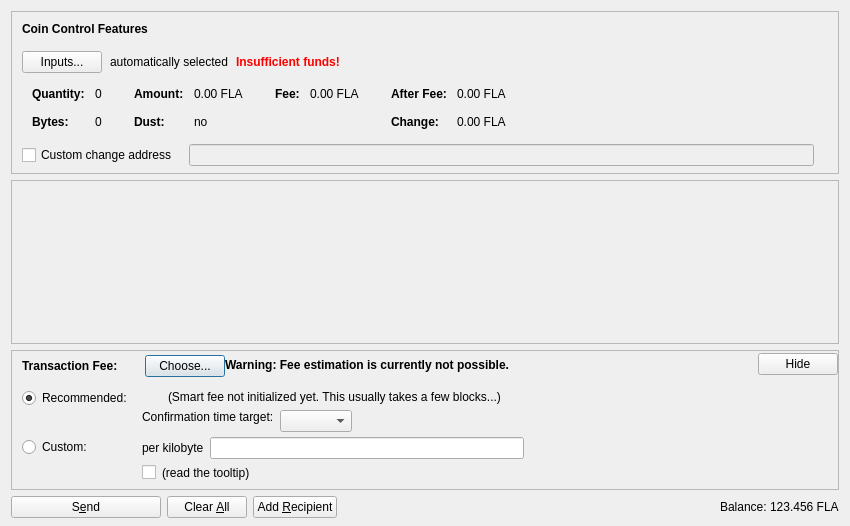
<?xml version="1.0" encoding="UTF-8"?>
<ui version="4.0">
 <class>SendCoinsDialog</class>
 <widget class="QDialog" name="SendCoinsDialog">
  <property name="geometry">
   <rect>
    <x>0</x>
    <y>0</y>
    <width>850</width>
    <height>526</height>
   </rect>
  </property>
  <property name="windowTitle">
   <string>Send Coins</string>
  </property>
  <layout class="QVBoxLayout" name="verticalLayout" stretch="0,1,0,0">
   <property name="bottomMargin">
    <number>8</number>
   </property>
   <item>
    <widget class="QFrame" name="frameCoinControl">
     <property name="sizePolicy">
      <sizepolicy hsizetype="Expanding" vsizetype="Expanding">
       <horstretch>0</horstretch>
       <verstretch>0</verstretch>
      </sizepolicy>
     </property>
     <property name="maximumSize">
      <size>
       <width>16777215</width>
       <height>16777215</height>
      </size>
     </property>
     <property name="frameShape">
      <enum>QFrame::StyledPanel</enum>
     </property>
     <property name="frameShadow">
      <enum>QFrame::Sunken</enum>
     </property>
     <layout class="QVBoxLayout" name="verticalLayoutCoinControl2">
      <property name="spacing">
       <number>0</number>
      </property>
      <property name="leftMargin">
       <number>0</number>
      </property>
      <property name="topMargin">
       <number>0</number>
      </property>
      <property name="rightMargin">
       <number>0</number>
      </property>
      <property name="bottomMargin">
       <number>6</number>
      </property>
      <item>
       <layout class="QVBoxLayout" name="verticalLayoutCoinControl" stretch="0,0,0,0,1">
        <property name="spacing">
         <number>0</number>
        </property>
        <property name="leftMargin">
         <number>10</number>
        </property>
        <property name="topMargin">
         <number>10</number>
        </property>
        <item>
         <layout class="QHBoxLayout" name="horizontalLayoutCoinControl1">
          <property name="bottomMargin">
           <number>15</number>
          </property>
          <item>
           <widget class="QLabel" name="labelCoinControlFeatures">
            <property name="sizePolicy">
             <sizepolicy hsizetype="Preferred" vsizetype="Maximum">
              <horstretch>0</horstretch>
              <verstretch>0</verstretch>
             </sizepolicy>
            </property>
            <property name="font">
             <font>
              <weight>75</weight>
              <bold>true</bold>
             </font>
            </property>
            <property name="styleSheet">
             <string notr="true">font-weight:bold;</string>
            </property>
            <property name="text">
             <string>Coin Control Features</string>
            </property>
           </widget>
          </item>
         </layout>
        </item>
        <item>
         <layout class="QHBoxLayout" name="horizontalLayoutCoinControl2" stretch="0,0,0,0">
          <property name="spacing">
           <number>8</number>
          </property>
          <property name="bottomMargin">
           <number>10</number>
          </property>
          <item>
           <widget class="QPushButton" name="pushButtonCoinControl">
            <property name="styleSheet">
             <string notr="true"/>
            </property>
            <property name="text">
             <string>Inputs...</string>
            </property>
            <property name="autoDefault">
             <bool>false</bool>
            </property>
           </widget>
          </item>
          <item>
           <widget class="QLabel" name="labelCoinControlAutomaticallySelected">
            <property name="text">
             <string>automatically selected</string>
            </property>
            <property name="margin">
             <number>5</number>
            </property>
           </widget>
          </item>
          <item>
           <widget class="QLabel" name="labelCoinControlInsuffFunds">
            <property name="font">
             <font>
              <weight>75</weight>
              <bold>true</bold>
             </font>
            </property>
            <property name="styleSheet">
             <string notr="true">color:red;font-weight:bold;</string>
            </property>
            <property name="text">
             <string>Insufficient funds!</string>
            </property>
            <property name="margin">
             <number>5</number>
            </property>
           </widget>
          </item>
          <item>
           <spacer name="horizontalSpacerCoinControl">
            <property name="orientation">
             <enum>Qt::Horizontal</enum>
            </property>
            <property name="sizeHint" stdset="0">
             <size>
              <width>40</width>
              <height>1</height>
             </size>
            </property>
           </spacer>
          </item>
         </layout>
        </item>
        <item>
         <widget class="QWidget" name="widgetCoinControl" native="true">
          <property name="sizePolicy">
           <sizepolicy hsizetype="Preferred" vsizetype="Preferred">
            <horstretch>0</horstretch>
            <verstretch>0</verstretch>
           </sizepolicy>
          </property>
          <property name="minimumSize">
           <size>
            <width>0</width>
            <height>0</height>
           </size>
          </property>
          <property name="styleSheet">
           <string notr="true"/>
          </property>
          <layout class="QHBoxLayout" name="horizontalLayoutCoinControl5">
           <property name="leftMargin">
            <number>0</number>
           </property>
           <property name="topMargin">
            <number>0</number>
           </property>
           <property name="rightMargin">
            <number>0</number>
           </property>
           <property name="bottomMargin">
            <number>0</number>
           </property>
           <item>
            <layout class="QHBoxLayout" name="horizontalLayoutCoinControl3" stretch="0,0,0,1">
             <property name="spacing">
              <number>20</number>
             </property>
             <property name="topMargin">
              <number>0</number>
             </property>
             <property name="bottomMargin">
              <number>10</number>
             </property>
             <item>
              <layout class="QFormLayout" name="formLayoutCoinControl1">
               <property name="horizontalSpacing">
                <number>10</number>
               </property>
               <property name="verticalSpacing">
                <number>14</number>
               </property>
               <property name="leftMargin">
                <number>10</number>
               </property>
               <property name="topMargin">
                <number>4</number>
               </property>
               <property name="rightMargin">
                <number>6</number>
               </property>
               <item row="0" column="0">
                <widget class="QLabel" name="labelCoinControlQuantityText">
                 <property name="font">
                  <font>
                   <weight>75</weight>
                   <bold>true</bold>
                  </font>
                 </property>
                 <property name="text">
                  <string>Quantity:</string>
                 </property>
                 <property name="margin">
                  <number>0</number>
                 </property>
                </widget>
               </item>
               <item row="0" column="1">
                <widget class="QLabel" name="labelCoinControlQuantity">
                 <property name="cursor">
                  <cursorShape>IBeamCursor</cursorShape>
                 </property>
                 <property name="contextMenuPolicy">
                  <enum>Qt::ActionsContextMenu</enum>
                 </property>
                 <property name="text">
                  <string notr="true">0</string>
                 </property>
                 <property name="margin">
                  <number>0</number>
                 </property>
                 <property name="textInteractionFlags">
                  <set>Qt::LinksAccessibleByMouse|Qt::TextSelectableByKeyboard|Qt::TextSelectableByMouse</set>
                 </property>
                </widget>
               </item>
               <item row="1" column="0">
                <widget class="QLabel" name="labelCoinControlBytesText">
                 <property name="font">
                  <font>
                   <weight>75</weight>
                   <bold>true</bold>
                  </font>
                 </property>
                 <property name="text">
                  <string>Bytes:</string>
                 </property>
                </widget>
               </item>
               <item row="1" column="1">
                <widget class="QLabel" name="labelCoinControlBytes">
                 <property name="cursor">
                  <cursorShape>IBeamCursor</cursorShape>
                 </property>
                 <property name="contextMenuPolicy">
                  <enum>Qt::ActionsContextMenu</enum>
                 </property>
                 <property name="text">
                  <string notr="true">0</string>
                 </property>
                 <property name="textInteractionFlags">
                  <set>Qt::LinksAccessibleByMouse|Qt::TextSelectableByKeyboard|Qt::TextSelectableByMouse</set>
                 </property>
                </widget>
               </item>
              </layout>
             </item>
             <item>
              <layout class="QFormLayout" name="formLayoutCoinControl2">
               <property name="horizontalSpacing">
                <number>10</number>
               </property>
               <property name="verticalSpacing">
                <number>14</number>
               </property>
               <property name="leftMargin">
                <number>6</number>
               </property>
               <property name="topMargin">
                <number>4</number>
               </property>
               <property name="rightMargin">
                <number>6</number>
               </property>
               <item row="0" column="0">
                <widget class="QLabel" name="labelCoinControlAmountText">
                 <property name="font">
                  <font>
                   <weight>75</weight>
                   <bold>true</bold>
                  </font>
                 </property>
                 <property name="text">
                  <string>Amount:</string>
                 </property>
                 <property name="margin">
                  <number>0</number>
                 </property>
                </widget>
               </item>
               <item row="0" column="1">
                <widget class="QLabel" name="labelCoinControlAmount">
                 <property name="cursor">
                  <cursorShape>IBeamCursor</cursorShape>
                 </property>
                 <property name="contextMenuPolicy">
                  <enum>Qt::ActionsContextMenu</enum>
                 </property>
                 <property name="text">
                  <string notr="true">0.00 FLA</string>
                 </property>
                 <property name="textInteractionFlags">
                  <set>Qt::LinksAccessibleByMouse|Qt::TextSelectableByKeyboard|Qt::TextSelectableByMouse</set>
                 </property>
                </widget>
               </item>
               <item row="1" column="0">
                <widget class="QLabel" name="labelCoinControlLowOutputText">
                 <property name="font">
                  <font>
                   <weight>75</weight>
                   <bold>true</bold>
                  </font>
                 </property>
                 <property name="text">
                  <string>Dust:</string>
                 </property>
                </widget>
               </item>
               <item row="1" column="1">
                <widget class="QLabel" name="labelCoinControlLowOutput">
                 <property name="cursor">
                  <cursorShape>IBeamCursor</cursorShape>
                 </property>
                 <property name="contextMenuPolicy">
                  <enum>Qt::ActionsContextMenu</enum>
                 </property>
                 <property name="text">
                  <string notr="true">no</string>
                 </property>
                 <property name="textInteractionFlags">
                  <set>Qt::LinksAccessibleByMouse|Qt::TextSelectableByKeyboard|Qt::TextSelectableByMouse</set>
                 </property>
                </widget>
               </item>
              </layout>
             </item>
             <item>
              <layout class="QFormLayout" name="formLayoutCoinControl3">
               <property name="horizontalSpacing">
                <number>10</number>
               </property>
               <property name="verticalSpacing">
                <number>14</number>
               </property>
               <property name="leftMargin">
                <number>6</number>
               </property>
               <property name="topMargin">
                <number>4</number>
               </property>
               <property name="rightMargin">
                <number>6</number>
               </property>
               <item row="0" column="0">
                <widget class="QLabel" name="labelCoinControlFeeText">
                 <property name="font">
                  <font>
                   <weight>75</weight>
                   <bold>true</bold>
                  </font>
                 </property>
                 <property name="text">
                  <string>Fee:</string>
                 </property>
                 <property name="margin">
                  <number>0</number>
                 </property>
                </widget>
               </item>
               <item row="0" column="1">
                <widget class="QLabel" name="labelCoinControlFee">
                 <property name="cursor">
                  <cursorShape>IBeamCursor</cursorShape>
                 </property>
                 <property name="contextMenuPolicy">
                  <enum>Qt::ActionsContextMenu</enum>
                 </property>
                 <property name="text">
                  <string notr="true">0.00 FLA</string>
                 </property>
                 <property name="textInteractionFlags">
                  <set>Qt::LinksAccessibleByMouse|Qt::TextSelectableByKeyboard|Qt::TextSelectableByMouse</set>
                 </property>
                </widget>
               </item>
              </layout>
             </item>
             <item>
              <layout class="QFormLayout" name="formLayoutCoinControl4">
               <property name="horizontalSpacing">
                <number>10</number>
               </property>
               <property name="verticalSpacing">
                <number>14</number>
               </property>
               <property name="leftMargin">
                <number>6</number>
               </property>
               <property name="topMargin">
                <number>4</number>
               </property>
               <property name="rightMargin">
                <number>6</number>
               </property>
               <item row="0" column="0">
                <widget class="QLabel" name="labelCoinControlAfterFeeText">
                 <property name="font">
                  <font>
                   <weight>75</weight>
                   <bold>true</bold>
                  </font>
                 </property>
                 <property name="text">
                  <string>After Fee:</string>
                 </property>
                 <property name="margin">
                  <number>0</number>
                 </property>
                </widget>
               </item>
               <item row="0" column="1">
                <widget class="QLabel" name="labelCoinControlAfterFee">
                 <property name="cursor">
                  <cursorShape>IBeamCursor</cursorShape>
                 </property>
                 <property name="contextMenuPolicy">
                  <enum>Qt::ActionsContextMenu</enum>
                 </property>
                 <property name="text">
                  <string notr="true">0.00 FLA</string>
                 </property>
                 <property name="textInteractionFlags">
                  <set>Qt::LinksAccessibleByMouse|Qt::TextSelectableByKeyboard|Qt::TextSelectableByMouse</set>
                 </property>
                </widget>
               </item>
               <item row="1" column="0">
                <widget class="QLabel" name="labelCoinControlChangeText">
                 <property name="font">
                  <font>
                   <weight>75</weight>
                   <bold>true</bold>
                  </font>
                 </property>
                 <property name="text">
                  <string>Change:</string>
                 </property>
                </widget>
               </item>
               <item row="1" column="1">
                <widget class="QLabel" name="labelCoinControlChange">
                 <property name="cursor">
                  <cursorShape>IBeamCursor</cursorShape>
                 </property>
                 <property name="contextMenuPolicy">
                  <enum>Qt::ActionsContextMenu</enum>
                 </property>
                 <property name="text">
                  <string notr="true">0.00 FLA</string>
                 </property>
                 <property name="textInteractionFlags">
                  <set>Qt::LinksAccessibleByMouse|Qt::TextSelectableByKeyboard|Qt::TextSelectableByMouse</set>
                 </property>
                </widget>
               </item>
              </layout>
             </item>
            </layout>
           </item>
          </layout>
         </widget>
        </item>
        <item>
         <layout class="QHBoxLayout" name="horizontalLayoutCoinControl4" stretch="0,0,0">
          <property name="spacing">
           <number>12</number>
          </property>
          <property name="sizeConstraint">
           <enum>QLayout::SetDefaultConstraint</enum>
          </property>
          <property name="topMargin">
           <number>5</number>
          </property>
          <property name="rightMargin">
           <number>5</number>
          </property>
          <item>
           <widget class="QCheckBox" name="checkBoxCoinControlChange">
            <property name="toolTip">
             <string>If this is activated, but the change address is empty or invalid, change will be sent to a newly generated address.</string>
            </property>
            <property name="text">
             <string>Custom change address</string>
            </property>
           </widget>
          </item>
          <item>
           <widget class="QValidatedLineEdit" name="lineEditCoinControlChange">
            <property name="enabled">
             <bool>false</bool>
            </property>
            <property name="sizePolicy">
             <sizepolicy hsizetype="Expanding" vsizetype="Fixed">
              <horstretch>0</horstretch>
              <verstretch>0</verstretch>
             </sizepolicy>
            </property>
           </widget>
          </item>
          <item>
           <widget class="QLabel" name="labelCoinControlChangeLabel">
            <property name="sizePolicy">
             <sizepolicy hsizetype="Preferred" vsizetype="Expanding">
              <horstretch>0</horstretch>
              <verstretch>0</verstretch>
             </sizepolicy>
            </property>
            <property name="minimumSize">
             <size>
              <width>0</width>
              <height>0</height>
             </size>
            </property>
            <property name="text">
             <string/>
            </property>
            <property name="margin">
             <number>3</number>
            </property>
           </widget>
          </item>
         </layout>
        </item>
        <item>
         <spacer name="verticalSpacerCoinControl">
          <property name="orientation">
           <enum>Qt::Vertical</enum>
          </property>
          <property name="sizeHint" stdset="0">
           <size>
            <width>800</width>
            <height>1</height>
           </size>
          </property>
         </spacer>
        </item>
       </layout>
      </item>
     </layout>
    </widget>
   </item>
   <item>
    <widget class="QScrollArea" name="scrollArea">
     <property name="widgetResizable">
      <bool>true</bool>
     </property>
     <widget class="QWidget" name="scrollAreaWidgetContents">
      <property name="geometry">
       <rect>
        <x>0</x>
        <y>0</y>
        <width>830</width>
        <height>104</height>
       </rect>
      </property>
      <layout class="QVBoxLayout" name="verticalLayout_2" stretch="0,1">
       <property name="leftMargin">
        <number>0</number>
       </property>
       <property name="topMargin">
        <number>0</number>
       </property>
       <property name="rightMargin">
        <number>0</number>
       </property>
       <property name="bottomMargin">
        <number>0</number>
       </property>
       <item>
        <layout class="QVBoxLayout" name="entries">
         <property name="spacing">
          <number>6</number>
         </property>
        </layout>
       </item>
       <item>
        <spacer name="verticalSpacer">
         <property name="orientation">
          <enum>Qt::Vertical</enum>
         </property>
         <property name="sizeHint" stdset="0">
          <size>
           <width>20</width>
           <height>40</height>
          </size>
         </property>
        </spacer>
       </item>
      </layout>
     </widget>
    </widget>
   </item>
   <item>
    <widget class="QFrame" name="frameFee">
     <property name="sizePolicy">
      <sizepolicy hsizetype="Expanding" vsizetype="Expanding">
       <horstretch>0</horstretch>
       <verstretch>0</verstretch>
      </sizepolicy>
     </property>
     <property name="maximumSize">
      <size>
       <width>16777215</width>
       <height>16777215</height>
      </size>
     </property>
     <property name="frameShape">
      <enum>QFrame::StyledPanel</enum>
     </property>
     <property name="frameShadow">
      <enum>QFrame::Sunken</enum>
     </property>
     <layout class="QVBoxLayout" name="verticalLayoutFee1">
      <property name="spacing">
       <number>0</number>
      </property>
      <property name="leftMargin">
       <number>0</number>
      </property>
      <property name="topMargin">
       <number>0</number>
      </property>
      <property name="rightMargin">
       <number>0</number>
      </property>
      <property name="bottomMargin">
       <number>0</number>
      </property>
      <item>
       <layout class="QVBoxLayout" name="verticalLayoutFee2" stretch="0,0,0">
        <property name="spacing">
         <number>0</number>
        </property>
        <property name="leftMargin">
         <number>10</number>
        </property>
        <property name="topMargin">
         <number>0</number>
        </property>
        <item>
         <layout class="QHBoxLayout" name="horizontalLayoutFee1">
          <property name="bottomMargin">
           <number>0</number>
          </property>
          <item>
           <layout class="QVBoxLayout" name="verticalLayoutFee7">
            <property name="spacing">
             <number>0</number>
            </property>
            <item>
             <spacer name="verticalSpacerSmartFee">
              <property name="orientation">
               <enum>Qt::Vertical</enum>
              </property>
              <property name="sizeType">
               <enum>QSizePolicy::Fixed</enum>
              </property>
              <property name="sizeHint" stdset="0">
               <size>
                <width>1</width>
                <height>4</height>
               </size>
              </property>
             </spacer>
            </item>
            <item>
             <layout class="QHBoxLayout" name="horizontalLayoutSmartFee">
              <property name="spacing">
               <number>10</number>
              </property>
              <item>
               <widget class="QLabel" name="labelFeeHeadline">
                <property name="sizePolicy">
                 <sizepolicy hsizetype="Preferred" vsizetype="Maximum">
                  <horstretch>0</horstretch>
                  <verstretch>0</verstretch>
                 </sizepolicy>
                </property>
                <property name="font">
                 <font>
                  <weight>75</weight>
                  <bold>true</bold>
                 </font>
                </property>
                <property name="styleSheet">
                 <string notr="true">font-weight:bold;</string>
                </property>
                <property name="text">
                 <string>Transaction Fee:</string>
                </property>
               </widget>
              </item>
              <item>
               <widget class="QLabel" name="labelFeeMinimized">
                <property name="text">
                 <string/>
                </property>
               </widget>
              </item>
              <item>
               <widget class="QPushButton" name="buttonChooseFee">
                <property name="text">
                 <string>Choose...</string>
                </property>
               </widget>
              </item>
             </layout>
            </item>
            <item>
             <spacer name="verticalSpacer_5">
              <property name="orientation">
               <enum>Qt::Vertical</enum>
              </property>
              <property name="sizeHint" stdset="0">
               <size>
                <width>1</width>
                <height>1</height>
               </size>
              </property>
             </spacer>
            </item>
           </layout>
          </item>
          <item>
           <widget class="QLabel" name="fallbackFeeWarningLabel">
            <property name="toolTip">
             <string>Using the fallbackfee can result in sending a transaction that will take several hours or days (or never) to confirm. Consider choosing your fee manually or wait until you have validated the complete chain.</string>
            </property>
            <property name="font">
            <font>
                <weight>75</weight>
                <bold>true</bold>
            </font>
            </property>
            <property name="text">
             <string>Warning: Fee estimation is currently not possible.</string>
            </property>
            <property name="wordWrap">
             <bool>false</bool>
            </property>
           </widget>
          </item>
          <item>
           <spacer name="horizontalSpacer_4">
            <property name="orientation">
             <enum>Qt::Horizontal</enum>
            </property>
            <property name="sizeType">
             <enum>QSizePolicy::MinimumExpanding</enum>
            </property>
            <property name="sizeHint" stdset="0">
             <size>
              <width>40</width>
              <height>20</height>
             </size>
            </property>
           </spacer>
          </item>
          <item>
           <widget class="QPushButton" name="buttonMinimizeFee">
            <property name="toolTip">
             <string>collapse fee-settings</string>
            </property>
            <property name="text">
             <string>Hide</string>
            </property>
           </widget>
          </item>
         </layout>
        </item>
        <item>
         <widget class="QFrame" name="frameFeeSelection">
          <layout class="QVBoxLayout" name="verticalLayoutFee12">
           <property name="spacing">
            <number>0</number>
           </property>
           <property name="leftMargin">
            <number>0</number>
           </property>
           <property name="topMargin">
            <number>0</number>
           </property>
           <property name="rightMargin">
            <number>0</number>
           </property>
           <property name="bottomMargin">
            <number>0</number>
           </property>
           <item>
            <layout class="QGridLayout" name="gridLayoutFee">
             <property name="topMargin">
              <number>10</number>
             </property>
             <property name="bottomMargin">
              <number>4</number>
             </property>
             <property name="horizontalSpacing">
              <number>10</number>
             </property>
             <property name="verticalSpacing">
              <number>4</number>
             </property>
             <item row="1" column="1">
              <layout class="QVBoxLayout" name="verticalLayoutFee8">
               <property name="spacing">
                <number>6</number>
               </property>
               <item>
                <layout class="QHBoxLayout" name="horizontalLayoutFee13">
                 <item>
                  <widget class="QLabel" name="labelCustomPerKilobyte">
                   <property name="toolTip">
                    <string>If the custom fee is set to 1000 satoshis and the transaction is only 250 bytes, then &quot;per kilobyte&quot; only pays 250 satoshis in fee, while &quot;total at least&quot; pays 1000 satoshis. For transactions bigger than a kilobyte both pay by kilobyte.</string>
                   </property>
                   <property name="text">
                    <string>per kilobyte</string>
                   </property>
                  </widget>
                 </item>
                 <item>
                  <widget class="BitcoinAmountField" name="customFee"/>
                 </item>
                 <item>
                  <spacer name="horizontalSpacer_6">
                   <property name="orientation">
                    <enum>Qt::Horizontal</enum>
                   </property>
                   <property name="sizeHint" stdset="0">
                    <size>
                     <width>1</width>
                     <height>1</height>
                    </size>
                   </property>
                  </spacer>
                 </item>
                </layout>
               </item>
               <item>
                <layout class="QHBoxLayout" name="horizontalLayoutFee8">
                 <item>
                  <widget class="QCheckBox" name="checkBoxMinimumFee">
                   <property name="toolTip">
                    <string>Paying only the minimum fee is just fine as long as there is less transaction volume than space in the blocks. But be aware that this can end up in a never confirming transaction once there is more demand for flacoin transactions than the network can process.</string>
                   </property>
                   <property name="text">
                    <string/>
                   </property>
                  </widget>
                 </item>
                 <item>
                  <widget class="QLabel" name="labelMinFeeWarning">
                   <property name="enabled">
                    <bool>true</bool>
                   </property>
                   <property name="toolTip">
                    <string>Paying only the minimum fee is just fine as long as there is less transaction volume than space in the blocks. But be aware that this can end up in a never confirming transaction once there is more demand for flacoin transactions than the network can process.</string>
                   </property>
                   <property name="text">
                    <string>(read the tooltip)</string>
                   </property>
                   <property name="margin">
                    <number>5</number>
                   </property>
                  </widget>
                 </item>
                 <item>
                  <spacer name="horizontalSpacer_2">
                   <property name="orientation">
                    <enum>Qt::Horizontal</enum>
                   </property>
                   <property name="sizeHint" stdset="0">
                    <size>
                     <width>1</width>
                     <height>1</height>
                    </size>
                   </property>
                  </spacer>
                 </item>
                </layout>
               </item>
              </layout>
             </item>
             <item row="0" column="0">
              <layout class="QVBoxLayout" name="verticalLayoutFee4" stretch="0,1">
               <item>
                <widget class="QRadioButton" name="radioSmartFee">
                 <property name="text">
                  <string>Recommended:</string>
                 </property>
                 <property name="checked">
                  <bool>true</bool>
                 </property>
                 <attribute name="buttonGroup">
                  <string notr="true">groupFee</string>
                 </attribute>
                </widget>
               </item>
               <item>
                <spacer name="verticalSpacer_2">
                 <property name="orientation">
                  <enum>Qt::Vertical</enum>
                 </property>
                 <property name="sizeHint" stdset="0">
                  <size>
                   <width>1</width>
                   <height>1</height>
                  </size>
                 </property>
                </spacer>
               </item>
              </layout>
             </item>
             <item row="1" column="0">
              <layout class="QVBoxLayout" name="verticalLayoutFee9" stretch="0,1">
               <item>
                <widget class="QRadioButton" name="radioCustomFee">
                 <property name="text">
                  <string>Custom:</string>
                 </property>
                 <attribute name="buttonGroup">
                  <string notr="true">groupFee</string>
                 </attribute>
                </widget>
               </item>
               <item>
                <spacer name="verticalSpacer_6">
                 <property name="orientation">
                  <enum>Qt::Vertical</enum>
                 </property>
                 <property name="sizeHint" stdset="0">
                  <size>
                   <width>1</width>
                   <height>1</height>
                  </size>
                 </property>
                </spacer>
               </item>
              </layout>
             </item>
             <item row="0" column="1">
              <layout class="QVBoxLayout" name="verticalLayoutFee3" stretch="0,0,1">
               <property name="spacing">
                <number>6</number>
               </property>
               <property name="topMargin">
                <number>2</number>
               </property>
               <item>
                <layout class="QHBoxLayout" name="horizontalLayoutFee12">
                 <item>
                  <widget class="QLabel" name="labelSmartFee">
                   <property name="text">
                    <string/>
                   </property>
                   <property name="margin">
                    <number>2</number>
                   </property>
                  </widget>
                 </item>
                 <item>
                  <widget class="QLabel" name="labelFeeEstimation">
                   <property name="text">
                    <string/>
                   </property>
                  </widget>
                 </item>
                 <item>
                  <widget class="QLabel" name="labelSmartFee2">
                   <property name="text">
                    <string>(Smart fee not initialized yet. This usually takes a few blocks...)</string>
                   </property>
                   <property name="margin">
                    <number>2</number>
                   </property>
                  </widget>
                 </item>
                 <item>
                  <spacer name="horizontalSpacer_5">
                   <property name="orientation">
                    <enum>Qt::Horizontal</enum>
                   </property>
                   <property name="sizeHint" stdset="0">
                    <size>
                     <width>1</width>
                     <height>1</height>
                    </size>
                   </property>
                  </spacer>
                 </item>
                </layout>
               </item>
               <item>
                <layout class="QHBoxLayout" name="horizontalLayoutFee9">
                 <item>
                  <layout class="QVBoxLayout" name="verticalLayoutFee6">
                   <item>
                    <widget class="QLabel" name="labelSmartFee3">
                     <property name="text">
                      <string>Confirmation time target:</string>
                     </property>
                     <property name="margin">
                      <number>2</number>
                     </property>
                    </widget>
                   </item>
                   <item>
                    <spacer name="verticalSpacer_3">
                     <property name="orientation">
                      <enum>Qt::Vertical</enum>
                     </property>
                     <property name="sizeHint" stdset="0">
                      <size>
                       <width>1</width>
                       <height>1</height>
                      </size>
                     </property>
                    </spacer>
                   </item>
                  </layout>
                 </item>
                 <item>
                  <layout class="QVBoxLayout" name="verticalLayoutFee5">
                   <property name="rightMargin">
                    <number>30</number>
                   </property>
                   <item>
                    <layout class="QHBoxLayout" name="horizontalLayoutConfTarget">
                     <property name="bottomMargin">
                      <number>0</number>
                     </property>
                     <item>
                      <widget class="QComboBox" name="confTargetSelector"/>
                     </item>
                     <item>
                      <spacer name="horizontalSpacerConfTarget">
                       <property name="orientation">
                        <enum>Qt::Horizontal</enum>
                       </property>
                       <property name="sizeHint" stdset="0">
                        <size>
                         <width>40</width>
                         <height>20</height>
                        </size>
                       </property>
                      </spacer>
                     </item>
                    </layout>
                   </item>
                  </layout>
                 </item>
                </layout>
               </item>
               <item>
                <spacer name="verticalSpacer_4">
                 <property name="orientation">
                  <enum>Qt::Vertical</enum>
                 </property>
                 <property name="sizeHint" stdset="0">
                  <size>
                   <width>1</width>
                   <height>1</height>
                  </size>
                 </property>
                </spacer>
               </item>
              </layout>
             </item>
            </layout>
           </item>
          </layout>
         </widget>
        </item>
        <item>
         <spacer name="verticalSpacerFee">
          <property name="orientation">
           <enum>Qt::Vertical</enum>
          </property>
          <property name="sizeHint" stdset="0">
           <size>
            <width>40</width>
            <height>5</height>
           </size>
          </property>
         </spacer>
        </item>
       </layout>
      </item>
     </layout>
    </widget>
   </item>
   <item>
    <layout class="QHBoxLayout" name="horizontalLayout">
     <item>
      <widget class="QPushButton" name="sendButton">
       <property name="minimumSize">
        <size>
         <width>150</width>
         <height>0</height>
        </size>
       </property>
       <property name="toolTip">
        <string>Confirm the send action</string>
       </property>
       <property name="text">
        <string>S&amp;end</string>
       </property>
       <property name="icon">
        <iconset resource="../bitcoin.qrc">
         <normaloff>:/icons/send</normaloff>:/icons/send</iconset>
       </property>
       <property name="autoDefault">
        <bool>false</bool>
       </property>
       <property name="default">
        <bool>false</bool>
       </property>
      </widget>
     </item>
     <item>
      <widget class="QPushButton" name="clearButton">
       <property name="sizePolicy">
        <sizepolicy hsizetype="Minimum" vsizetype="Fixed">
         <horstretch>0</horstretch>
         <verstretch>0</verstretch>
        </sizepolicy>
       </property>
       <property name="toolTip">
        <string>Clear all fields of the form.</string>
       </property>
       <property name="text">
        <string>Clear &amp;All</string>
       </property>
       <property name="icon">
        <iconset resource="../bitcoin.qrc">
         <normaloff>:/icons/remove</normaloff>:/icons/remove</iconset>
       </property>
       <property name="autoDefault">
        <bool>false</bool>
       </property>
      </widget>
     </item>
     <item>
      <widget class="QPushButton" name="addButton">
       <property name="toolTip">
        <string>Send to multiple recipients at once</string>
       </property>
       <property name="text">
        <string>Add &amp;Recipient</string>
       </property>
       <property name="icon">
        <iconset resource="../bitcoin.qrc">
         <normaloff>:/icons/add</normaloff>:/icons/add</iconset>
       </property>
       <property name="autoDefault">
        <bool>false</bool>
       </property>
      </widget>
     </item>
     <item>
      <spacer name="horizontalSpacer">
       <property name="orientation">
        <enum>Qt::Horizontal</enum>
       </property>
       <property name="sizeHint" stdset="0">
        <size>
         <width>40</width>
         <height>20</height>
        </size>
       </property>
      </spacer>
     </item>
     <item>
      <layout class="QHBoxLayout" name="horizontalLayout_2">
       <property name="spacing">
        <number>3</number>
       </property>
       <item>
        <widget class="QLabel" name="label">
         <property name="sizePolicy">
          <sizepolicy hsizetype="Preferred" vsizetype="Fixed">
           <horstretch>0</horstretch>
           <verstretch>0</verstretch>
          </sizepolicy>
         </property>
         <property name="text">
          <string>Balance:</string>
         </property>
        </widget>
       </item>
       <item>
        <widget class="QLabel" name="labelBalance">
         <property name="sizePolicy">
          <sizepolicy hsizetype="Preferred" vsizetype="Fixed">
           <horstretch>0</horstretch>
           <verstretch>0</verstretch>
          </sizepolicy>
         </property>
         <property name="cursor">
          <cursorShape>IBeamCursor</cursorShape>
         </property>
         <property name="text">
          <string notr="true">123.456 FLA</string>
         </property>
         <property name="textInteractionFlags">
          <set>Qt::LinksAccessibleByMouse|Qt::TextSelectableByKeyboard|Qt::TextSelectableByMouse</set>
         </property>
        </widget>
       </item>
      </layout>
     </item>
    </layout>
   </item>
  </layout>
 </widget>
 <customwidgets>
  <customwidget>
   <class>QValidatedLineEdit</class>
   <extends>QLineEdit</extends>
   <header>qt/qvalidatedlineedit.h</header>
  </customwidget>
  <customwidget>
   <class>BitcoinAmountField</class>
   <extends>QLineEdit</extends>
   <header>qt/bitcoinamountfield.h</header>
   <container>1</container>
  </customwidget>
 </customwidgets>
 <resources>
  <include location="../bitcoin.qrc"/>
 </resources>
 <connections/>
 <buttongroups>
  <buttongroup name="groupFee"/>
 </buttongroups>
</ui>
